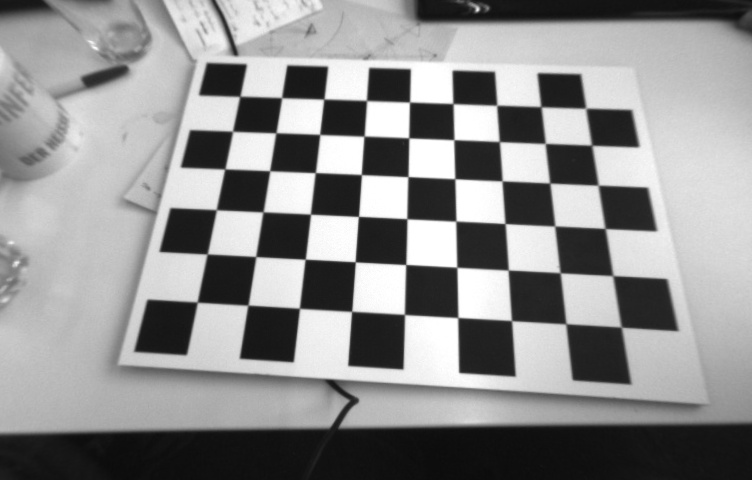
#> input picture resources/images/img_001.jpg, 752 x 480 px
$ python squares_in_chessboard.py
#> lines starting #> are read from the running program, lines starting #| are printed output that depends on the picture
### gepr_math.py
# Final project
# Miguel Gutierrez
# gepr_math.py
# Projective Geometry 2025

import numpy as np

# Direct Linear Transformation
def compute_homography(src_points, dst_points):

    matrices = []

    for src, dst in zip(src_points, dst_points):
        M = get_dlt_2_9_matrix(src, dst)
        matrices.append(M)

    A = np.vstack(matrices)

    U, S, Vt = np.linalg.svd(A)
    # Get last row
    h = Vt[-1, :]
    H = h.reshape(3, 3)

    # Normalize so H[2,2] = 1
    H = H / H[2, 2]

    return H

def get_dlt_2_9_matrix(point1, point2):

    return np.array([
        [point1[0], point1[1], 1,         0,         0, 0, -point1[0] * point2[0], -point1[1] * point2[0], -point2[0]],
        [        0,         0, 0, point1[0], point1[1], 1, -point1[0] * point2[1], -point1[1] * point2[1], -point2[1]]
    ])

# [38 lines left out: functions get_camera_pose, is_rotation_matrix, correct_rotation_matrix, not called in this run]

### squares_in_chessboard.py
# Final project
# Miguel Gutierrez
# squares_in_chessboard.py
# Projective Geometry 2025

import cv2
import numpy as np

import gepr_math as gpmath

def main():
    # Load image data
    PATH = "resources/images/img_001.jpg"
    board_img = cv2.imread(PATH)
#> board_img is the input picture: shape (480, 752, 3); min 11, max 255, mean 142.7

    # Chess board data
    rows, cols = 6, 9
    pattern_size = (cols, rows)
    square_size = 4

    # Fill a (rows, cols, 2) np array multiplying the position by square size
    i_indices, j_indices = np.meshgrid(np.arange(rows), np.arange(cols), indexing='ij')
    i_indices = i_indices[..., np.newaxis]
    j_indices = j_indices[..., np.newaxis]
    real_chess_corners = np.concatenate((square_size * i_indices, square_size * j_indices), axis=2)
    real_chess_corners_reshaped = real_chess_corners.reshape(-1, 2)

    # [9 lines of commented-out code are left out]

    gray = cv2.cvtColor(board_img, cv2.COLOR_BGR2GRAY)
    found, corners = cv2.findChessboardCorners(gray, pattern_size, None)
#> found = True; corners = 54 rows, first 8: [239.8, 96.41], [281.7, 97.64], [323.8, 99.04], [366.5, 100.5], [409.5, 102], [453, 103.5], [496.7, 105.2], [540.9, 106.6]

    if found:
        # Refine corners
        corners_refined = cv2.cornerSubPix(
            gray, corners, (5, 5), (-1, -1),
            criteria=(cv2.TERM_CRITERIA_EPS + cv2.TERM_CRITERIA_MAX_ITER, 30, 0.001))
#> corners_refined = 54 rows, first 8: [239.8, 96.33], [281.7, 97.69], [323.8, 99.09], [366.5, 100.5], [409.5, 102.1], [452.9, 103.6], [496.7, 105.3], [540.9, 106.7]

        # Truncate corners refined to get pixel data
        corner_pixels = corners_refined.astype(int)
#> corner_pixels = 54 rows, first 8: [239, 96], [281, 97], [323, 99], [366, 100], [409, 102], [452, 103], [496, 105], [540, 106]

        # Divide corner pixels in groups of column number (9)
        corner_column_sets = corner_pixels.reshape(rows, cols, 2)

        # Invert order to get the origin bottom left
        image_plane_corners = corner_column_sets[::-1]

        image_plane_corners_reshaped = image_plane_corners.reshape(-1, 2)
#> image_plane_corners_reshaped = 54 pairs, first value 197 to 621, second value 96 to 327

        homography_mat = gpmath.compute_homography(real_chess_corners_reshaped, image_plane_corners_reshaped)
#> the loop in compute_homography, `for src, dst in zip(src_points, dst_points):` made 54 passes
#> (src, dst) on passes 1 to 12: ([0, 0], [197, 302]), ([0, 4], [247, 305]), ([0, 8], [299, 308]), ([0, 12], [351, 311]), ([0, 16], [404, 314]), ([0, 20], [457, 317]), ([0, 24], [511, 320]), ([0, 28], [565, 323]), ([0, 32], [621, 327]), ([4, 0], [207, 253]), ([4, 4], [255, 256]), ([4, 8], [305, 259])
#> after the loop in compute_homography, `for src, dst in zip(src_points, dst_points):`: matrices = 54 items
#> in compute_homography, `U, S, Vt = np.linalg.svd(A)`:
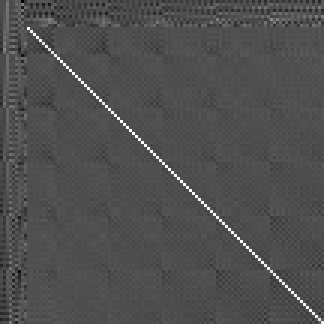
#> U: shape (108, 108) float64 (shown 3 times larger); min -0.443, max 0.977, mean -0.000266; drawn with min black and max white
#> in compute_homography, `U, S, Vt = np.linalg.svd(A)`: S = [85744.3, 25368.5, 1295.5, 154.6, 58.09, 21.12, 17.02, 1.98, 0.00936]
#> in compute_homography, `h = Vt[-1, :]`: h = [0.0133, 0.0344, 0.545, -0.0257, 0.000891, 0.837, 3.09e-05, -3.88e-06, 0.00277]
#> in compute_homography, `H = h.reshape(3, 3)`: H = [[0.0133, 0.0344, 0.545], [-0.0257, 0.000891, 0.837], [3.09e-05, -3.88e-06, 0.00277]]
#> in compute_homography, `H = H / H[2, 2]`: H = [[4.79, 12.39, 196.6], [-9.25, 0.321, 301.7], [0.0111, -0.0014, 1]]
#> homography_mat has the same summary as H in compute_homography
        print(homography_mat, "\n")
#| [[ 4.79237507e+00  1.23925525e+01  1.96554735e+02]
#|  [-9.24554396e+00  3.21094002e-01  3.01701948e+02]
#|  [ 1.11223694e-02 -1.39848538e-03  1.00000000e+00]]

        # Save homography in file
        np.savetxt("resultados/parte1_H.txt", homography_mat)

        # Axes in image
        square_aligned_img = board_img.copy()

        # Transform origin
        origin  = apply_homography_to_point(homography_mat, point=(real_chess_corners[0][0]))
#> in apply_homography_to_point, `point3d = np.array([point[0], point[1], 1])`: point3d = [0, 0, 1]
#> in apply_homography_to_point, `img_point = homography.dot(point3d)`: img_point = [196.6, 301.7, 1]
#> in apply_homography_to_point, `img_point = img_point[:2] / img_point[2]`: img_point = [196.6, 301.7]
#> origin = [196, 301]
        xValue  = apply_homography_to_point(homography_mat, point=(real_chess_corners[0][2]))
#> xValue = [299, 307]
        yValue  = apply_homography_to_point(homography_mat, point=(real_chess_corners[2][0]))
#> yValue = [215, 209]
        xyValue = apply_homography_to_point(homography_mat, point=(real_chess_corners[2][2]))
#> xyValue = [309, 213]

        cv2.line(square_aligned_img, origin, xValue,  color=(0, 255, 0), thickness=2)
        cv2.line(square_aligned_img, origin, yValue,  color=(0, 255, 0), thickness=2)
        cv2.line(square_aligned_img, xValue, xyValue, color=(0, 255, 0), thickness=2)
        cv2.line(square_aligned_img, yValue, xyValue, color=(0, 255, 0), thickness=2)
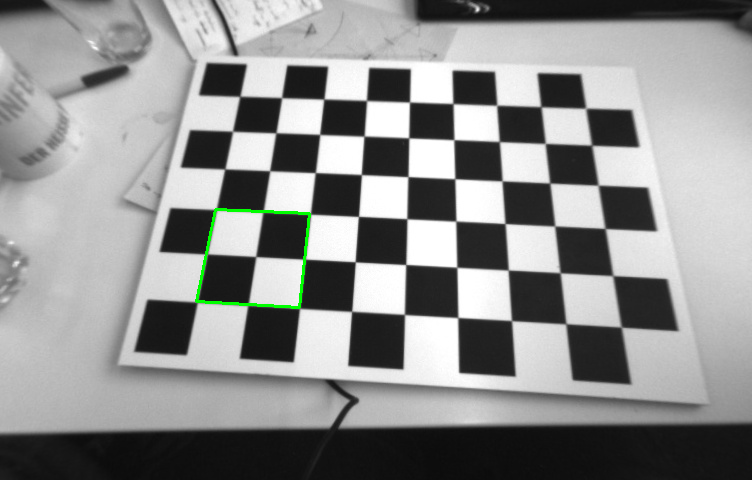
#> square_aligned_img: shape (480, 752, 3); mean B, G, R 142.3, 143.1, 142.3

        show_image_and_wait_input("Square aligned", square_aligned_img)
        cv2.imwrite("resultados/parte1_2.png", square_aligned_img)

        # Square half
        square_half_img = board_img.copy()

        half_square = square_size / 2
        origin_and_half  = real_chess_corners[0][0] + half_square
        xValue_and_half  = real_chess_corners[0][2] + half_square
        yValue_and_half  = real_chess_corners[2][0] + half_square
        xyValue_and_half = real_chess_corners[2][2] + half_square

        origin  = apply_homography_to_point(homography_mat, origin_and_half)
#> origin = [226, 278]
        xValue  = apply_homography_to_point(homography_mat, xValue_and_half)
#> xValue = [327, 284]
        yValue  = apply_homography_to_point(homography_mat, yValue_and_half)
#> yValue = [242, 189]
        xyValue = apply_homography_to_point(homography_mat, xyValue_and_half)
#> xyValue = [335, 193]

        cv2.line(square_half_img, origin, xValue,  color=(0, 255, 0), thickness=2)
        cv2.line(square_half_img, origin, yValue,  color=(0, 255, 0), thickness=2)
        cv2.line(square_half_img, xValue, xyValue, color=(0, 255, 0), thickness=2)
        cv2.line(square_half_img, yValue, xyValue, color=(0, 255, 0), thickness=2)
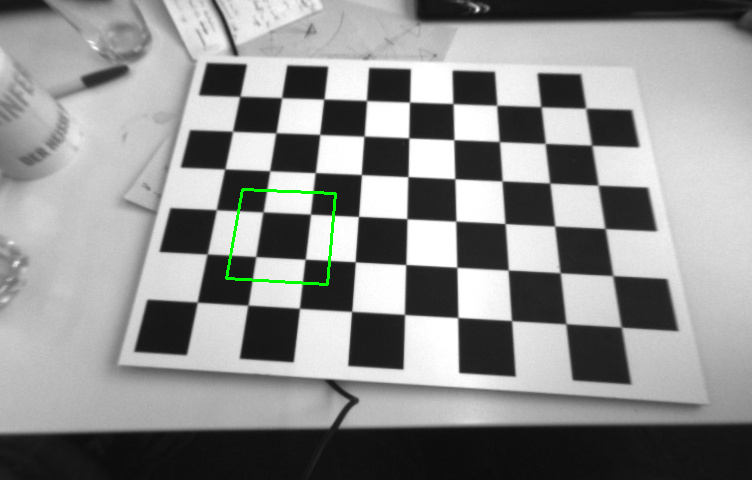
#> square_half_img: shape (480, 752, 3); mean B, G, R 142.3, 143.1, 142.3

        show_image_and_wait_input("Square in half", square_half_img)
        cv2.imwrite("resultados/parte1_3.png", square_half_img)
    else:
        print(f"Could not find chessboard within input image: {PATH}")

def apply_homography_to_point(homography, point):
    # Add w dimension
    point3d = np.array([point[0], point[1], 1])
    # Multiply by homography
    img_point = homography.dot(point3d)
    # Divide by w to get pixel point
    img_point = img_point[:2] / img_point[2]
    return img_point.astype(int)

def show_image_and_wait_input(window_name, image):
    cv2.imshow(window_name, image)
    cv2.waitKey(0)
    cv2.destroyAllWindows()

if __name__ == "__main__":
    main()

$ run again, with resources/images/img_012.jpg copied over resources/images/img_001.jpg
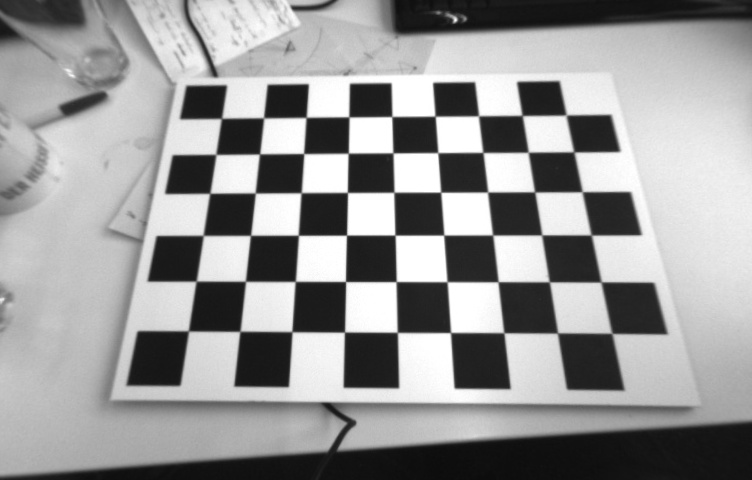
#> input picture resources/images/img_012.jpg, 752 x 480 px
#> in main, board_img is the input picture: shape (480, 752, 3); min 11, max 255, mean 151.5
#> found = True; corners = 54 rows, first 8: [221.7, 118.3], [263.6, 117.8], [306.2, 117.4], [348.8, 116.8], [391.7, 116.6], [434.9, 116.2], [478.4, 115.8], [522, 115.3]
#> corners_refined = 54 rows, first 8: [221.5, 118.4], [263.6, 117.9], [306.1, 117.4], [348.9, 116.9], [391.8, 116.5], [435.1, 116.2], [478.5, 115.8], [522.1, 115.5]
#> corner_pixels = 54 rows, first 8: [221, 118], [263, 117], [306, 117], [348, 116], [391, 116], [435, 116], [478, 115], [522, 115]
#> image_plane_corners_reshaped = 54 pairs, first value 188 to 611, second value 115 to 333
#> the loop in compute_homography, `for src, dst in zip(src_points, dst_points):` made 54 passes
#> (src, dst) on passes 1 to 8: ([0, 0], [188, 330]), ([0, 4], [239, 331]), ([0, 8], [291, 331]), ([0, 12], [344, 332]), ([0, 16], [397, 332]), ([0, 20], [450, 332]), ([0, 24], [503, 332]), ([0, 28], [557, 333])
#> after the loop in compute_homography, `for src, dst in zip(src_points, dst_points):`: matrices = 54 items
#> in compute_homography, `U, S, Vt = np.linalg.svd(A)`:
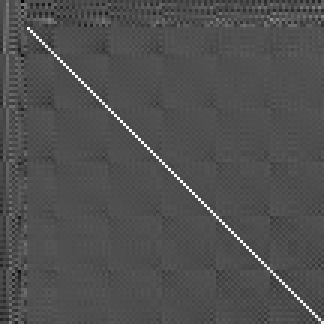
#> U: shape (108, 108) float64 (shown 3 times larger); min -0.443, max 0.977, mean -0.000348; drawn with min black and max white
#> S = [84332, 24994.1, 1311, 154.5, 57.89, 22.63, 17.2, 1.96, 0.00918]
#> h = [0.0108, 0.0334, 0.494, -0.0245, -0.000571, 0.869, 2.94e-05, -2.23e-06, 0.00263]
#> in compute_homography, `H = h.reshape(3, 3)`: H = [[0.0108, 0.0334, 0.494], [-0.0245, -0.000571, 0.869], [2.94e-05, -2.23e-06, 0.00263]]
#> in compute_homography, `H = H / H[2, 2]`: H = [[4.12, 12.72, 187.9], [-9.34, -0.218, 330.7], [0.0112, -0.000848, 1]]
#> homography_mat has the same summary as H in compute_homography
#| [[ 4.11765983e+00  1.27160789e+01  1.87922163e+02]
#|  [-9.33795438e+00 -2.17552998e-01  3.30739809e+02]
#|  [ 1.12027004e-02 -8.48314162e-04  1.00000000e+00]]
#> point3d = [0, 0, 1]
#> in apply_homography_to_point, `img_point = homography.dot(point3d)`: img_point = [187.9, 330.7, 1]
#> in apply_homography_to_point, `img_point = img_point[:2] / img_point[2]`: img_point = [187.9, 330.7]
#> in main, `origin  = apply_homography_to_point(homography_mat, point=(real_chess_..`: origin = [187, 330]
#> in main, `xValue  = apply_homography_to_point(homography_mat, point=(real_chess_..`: xValue = [291, 331]
#> in main, `yValue  = apply_homography_to_point(homography_mat, point=(real_chess_..`: yValue = [202, 234]
#> in main, `xyValue = apply_homography_to_point(homography_mat, point=(real_chess_..`: xyValue = [297, 234]
#> in main, `origin  = apply_homography_to_point(homography_mat, origin_and_half)`: origin = [217, 305]
#> in main, `xValue  = apply_homography_to_point(homography_mat, xValue_and_half)`: xValue = [318, 305]
#> in main, `yValue  = apply_homography_to_point(homography_mat, yValue_and_half)`: yValue = [229, 213]
#> in main, `xyValue = apply_homography_to_point(homography_mat, xyValue_and_half)`: xyValue = [322, 213]
#> in main, `cv2.line(square_half_img, yValue, xyValue, color=(0, 255, 0), thicknes..`:
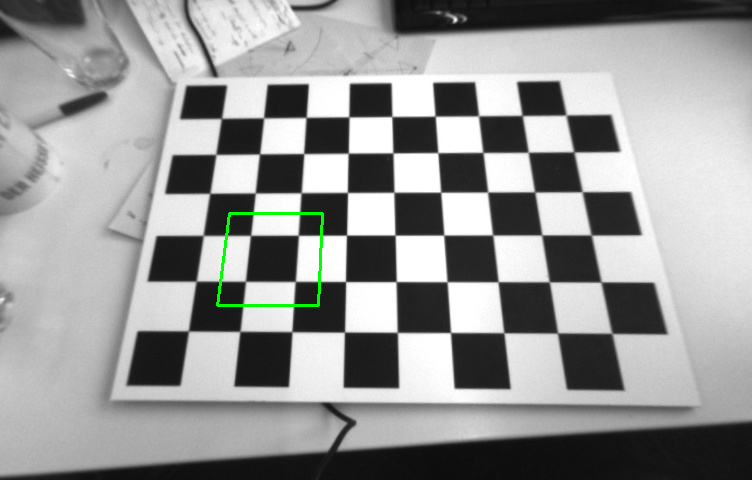
#> square_half_img: shape (480, 752, 3); mean B, G, R 151, 151.8, 151

$ run again, with resources/images/img_020.jpg copied over resources/images/img_001.jpg
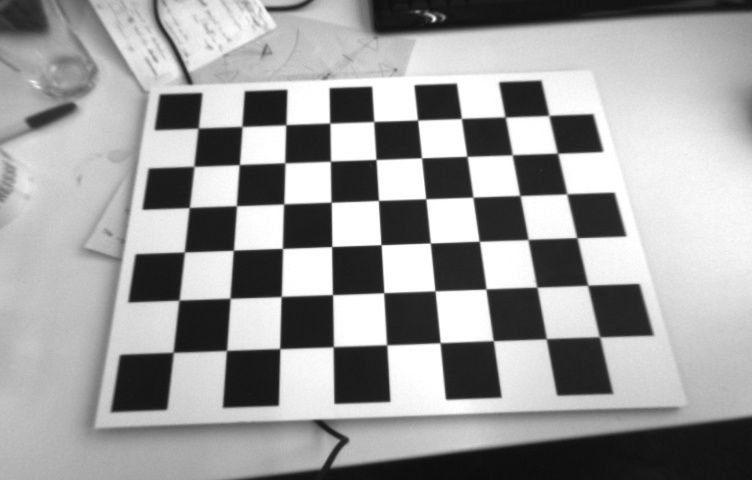
#> input picture resources/images/img_020.jpg, 752 x 480 px
#> in main, board_img is the input picture: shape (480, 752, 3); min 12, max 255, mean 157.3
#> found = True; corners = 54 rows, first 8: [198, 128], [242, 126.5], [285.7, 124.9], [329.7, 123.1], [373.7, 121.5], [417.5, 120], [461.4, 118.4], [505.2, 117.1]
#> corners_refined = 54 rows, first 8: [198.2, 128.1], [241.9, 126.4], [285.8, 124.7], [329.8, 123.1], [373.7, 121.5], [417.6, 120], [461.4, 118.5], [505.2, 117]
#> corner_pixels = 54 rows, first 8: [198, 128], [241, 126], [285, 124], [329, 123], [373, 121], [417, 119], [461, 118], [505, 116]
#> image_plane_corners_reshaped = 54 pairs, first value 173 to 599, second value 115 to 352
#> the loop in compute_homography, `for src, dst in zip(src_points, dst_points):` made 54 passes
#> (src, dst) on passes 1 to 8: ([0, 0], [173, 352]), ([0, 4], [226, 350]), ([0, 8], [279, 348]), ([0, 12], [333, 346]), ([0, 16], [386, 344]), ([0, 20], [440, 342]), ([0, 24], [493, 340]), ([0, 28], [546, 338])
#> after the loop in compute_homography, `for src, dst in zip(src_points, dst_points):`: matrices = 54 items
#> in compute_homography, `U, S, Vt = np.linalg.svd(A)`:
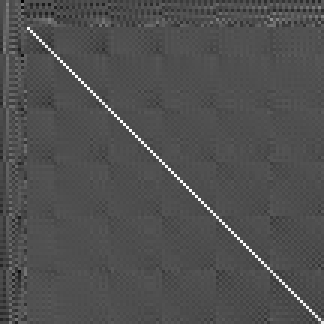
#> U: shape (108, 108) float64 (shown 3 times larger); min -0.444, max 0.976, mean -0.000416; drawn with min black and max white
#> S = [82558.4, 24354.2, 1307, 154.4, 57.79, 24.42, 17.78, 1.96, 0.00882]
#> h = [-0.00854, -0.034, -0.44, 0.0251, 0.0012, -0.897, -2.74e-05, -1.8e-07, -0.00255]
#> in compute_homography, `H = h.reshape(3, 3)`: H = [[-0.00854, -0.034, -0.44], [0.0251, 0.0012, -0.897], [-2.74e-05, -1.8e-07, -0.00255]]
#> in compute_homography, `H = H / H[2, 2]`: H = [[3.35, 13.36, 172.9], [-9.86, -0.473, 352], [0.0108, 7.05e-05, 1]]
#> homography_mat has the same summary as H in compute_homography
#| [[ 3.35276200e+00  1.33628882e+01  1.72889143e+02]
#|  [-9.85904764e+00 -4.72894506e-01  3.51994596e+02]
#|  [ 1.07563571e-02  7.05435180e-05  1.00000000e+00]]
#> point3d = [0, 0, 1]
#> in apply_homography_to_point, `img_point = homography.dot(point3d)`: img_point = [172.9, 352, 1]
#> in apply_homography_to_point, `img_point = img_point[:2] / img_point[2]`: img_point = [172.9, 352]
#> in main, `origin  = apply_homography_to_point(homography_mat, point=(real_chess_..`: origin = [172, 351]
#> in main, `xValue  = apply_homography_to_point(homography_mat, point=(real_chess_..`: xValue = [279, 348]
#> in main, `yValue  = apply_homography_to_point(homography_mat, point=(real_chess_..`: yValue = [183, 251]
#> in main, `xyValue = apply_homography_to_point(homography_mat, point=(real_chess_..`: xyValue = [282, 247]
#> in main, `origin  = apply_homography_to_point(homography_mat, origin_and_half)`: origin = [201, 324]
#> in main, `xValue  = apply_homography_to_point(homography_mat, xValue_and_half)`: xValue = [306, 320]
#> in main, `yValue  = apply_homography_to_point(homography_mat, yValue_and_half)`: yValue = [210, 227]
#> in main, `xyValue = apply_homography_to_point(homography_mat, xyValue_and_half)`: xyValue = [306, 224]
#> in main, `cv2.line(square_half_img, yValue, xyValue, color=(0, 255, 0), thicknes..`:
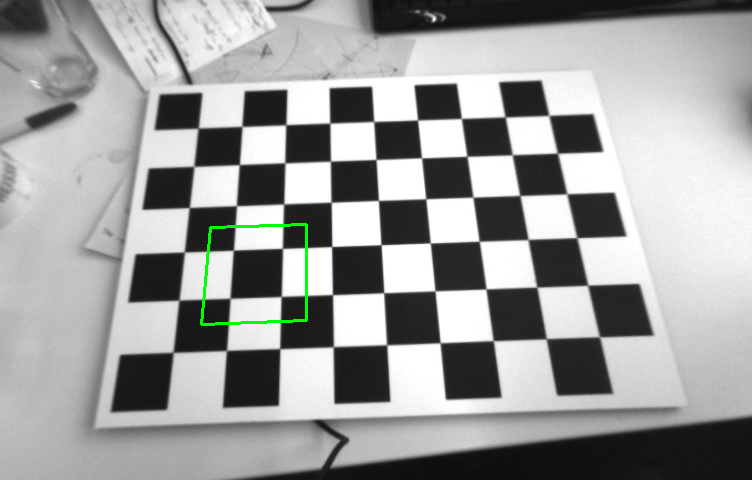
#> square_half_img: shape (480, 752, 3); mean B, G, R 156.9, 157.7, 156.9
